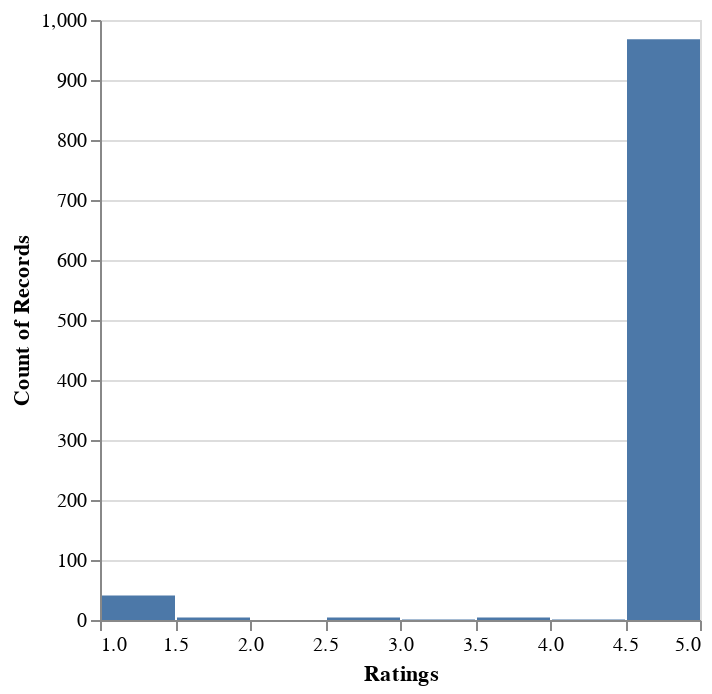

The cell this chart's notebook holds for it:
### Code cell
positivity = pos_df["positivity"]

normalized_scores = [(score * 4) + 1 for score in (positivity)]

source = pd.DataFrame({
    "score": normalized_scores
})
alt.Chart(source).mark_bar().encode(
    alt.X("score:Q", title="Ratings", bin=True),
    y='count()',
)

### Figure 1 — Vega-Lite specification as saved in the notebook (floating-point values rounded to 4 significant figures; data arrays with more than 128 entries replaced by an {"elided": "..."} marker saying what was removed)
{"config": {"view": {"continuousWidth": 300, "continuousHeight": 300}}, "data": {"name": "data-8972f1b5eebcae4150a9676526b41443"}, "mark": {"type": "bar"}, "encoding": {"x": {"bin": true, "field": "score", "title": "Ratings", "type": "quantitative"}, "y": {"aggregate": "count", "type": "quantitative"}}, "$schema": "https://vega.github.io/schema/vega-lite/v5.16.3.json", "datasets": {"data-8972f1b5eebcae4150a9676526b41443": {"elided": "1023 records"}}}
